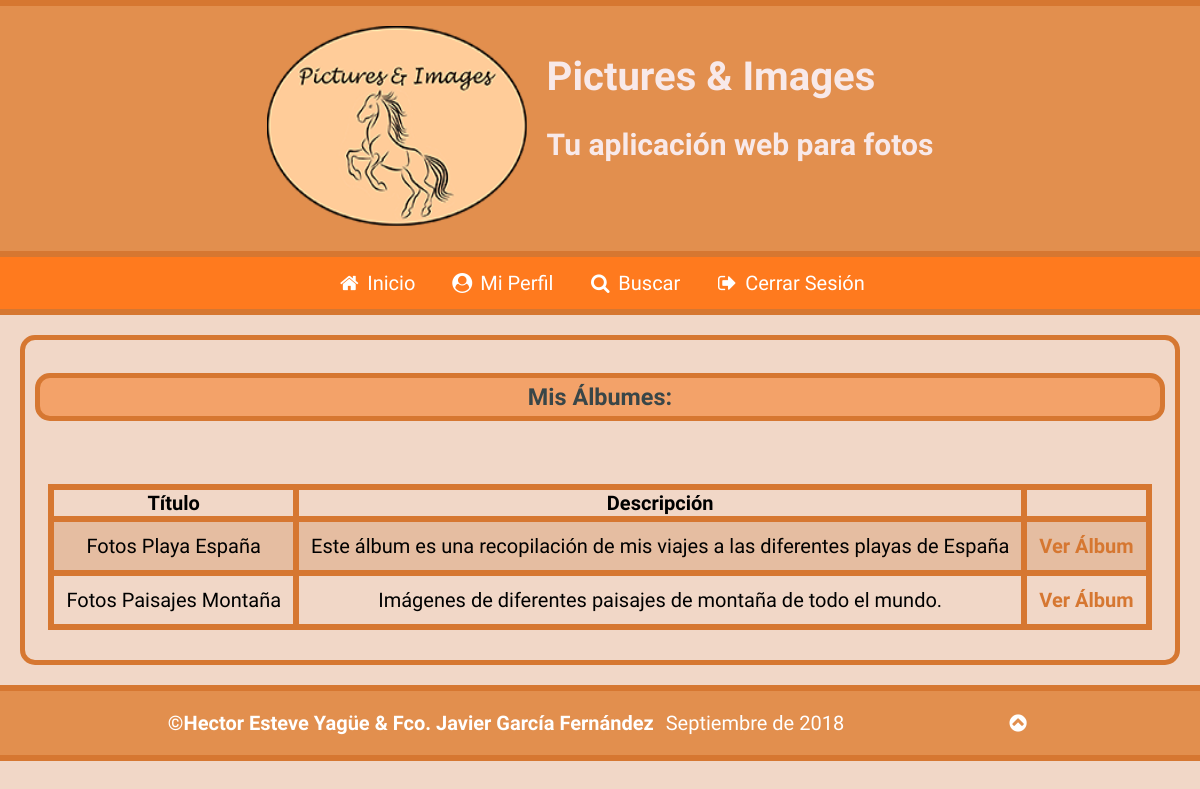
Before: /mis_albumes.php (signed in) with the older database file.
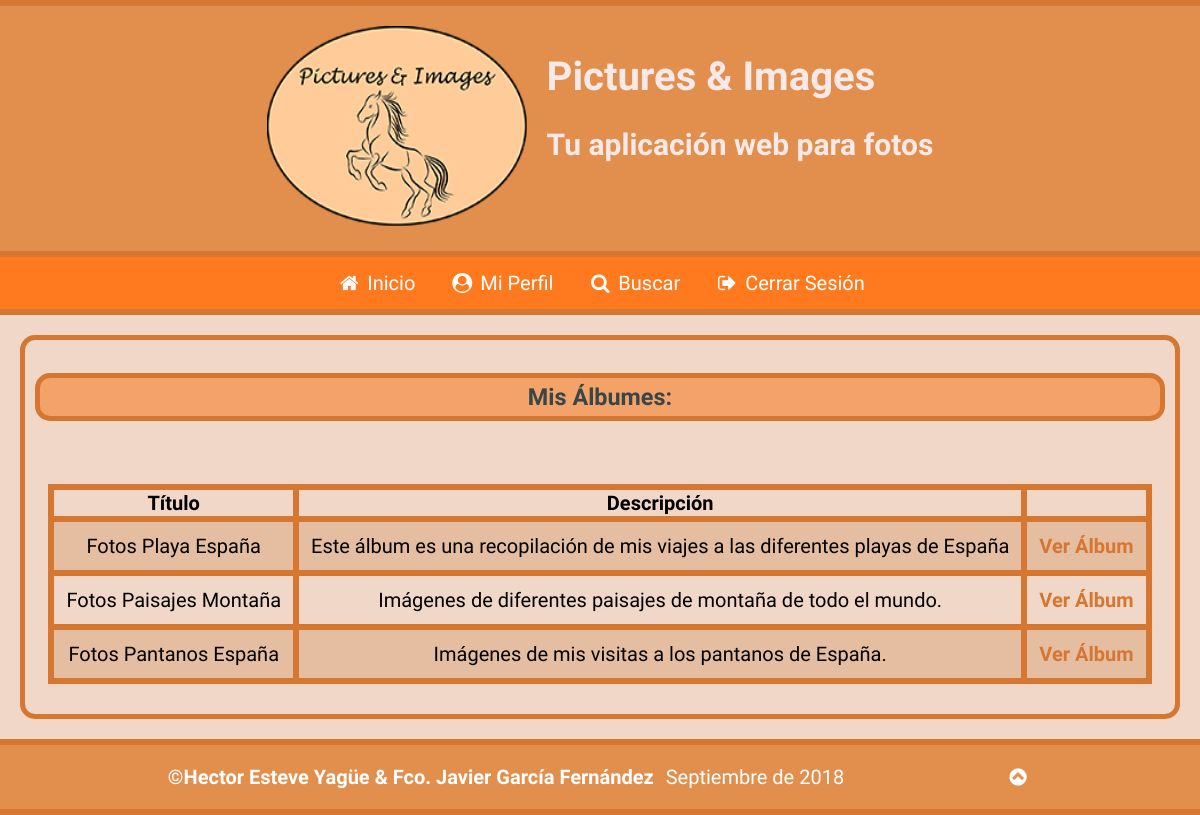
After: the same page with the newer database file.
### tables this page shows
CREATE TABLE `albumes` (
  `IdAlbum` int(11) NOT NULL,
  `Titulo` varchar(200) NOT NULL,
  `Descripcion` text NOT NULL,
  `Usuario` int(11) NOT NULL
);

### mis_albumes.php (the view, shortened to what this page needs)
<?php
require_once("head.php");
require_once("header.php");
if(!isset($_SESSION["usuarioLog"])){
	$GLOBALS["mysqli"]->close();
	require_once("barraNavSesionNoIniciada.php");
	mostrarErrorMisAlbumesSinIniciarSesion();
}
else{
	if($cookieFalsa == true){
		mostrarMensErrorCookie();
	}
	else{
		require_once("barraNavSesionIniciada.php");
				$idUsuSesion= $GLOBALS["mysqli"]->real_escape_string($_SESSION["usuarioLog"]);
				$sentencia = 'SELECT * FROM albumes WHERE Usuario='.$idUsuSesion;
				 if(!($resultado = $GLOBALS["mysqli"]->query($sentencia))) {
				   echo "<p>Error al ejecutar la sentencia <b>$sentencia</b>: " . $GLOBALS["mysqli"]->error;
				   echo '</p>';
				   exit;
				 }
			if(mysqli_num_rows($resultado)){
				echo<<<arribaTablaMisAlbumes
					<section>
					<h3>Mis Álbumes:</h3>
					<div class="contTabla">
						<table class="tabla" title="Puedes hacer scroll lateral en la tabla si no cabe en tu pantalla para poder ver todos los datos que contiene">
							<tr>
								<th>Título</th>
								<th>Descripción</th>
								<th></th>
							</tr>
arribaTablaMisAlbumes;
				while($fila = $resultado->fetch_object()) {
				   	echo "<tr>";
   					echo "<td>$fila->Titulo</td>";
   					echo "<td>$fila->Descripcion</td>";
   					echo "<td><a href='ver_album.php?IdAlbum=".$fila->IdAlbum."'>Ver Álbum</a></td>";
  					echo "</tr>";
				}
				echo<<<debajoTablaMisAlbumes
							</table>
						</div>
					</section>
debajoTablaMisAlbumes;
			}
			else{
				mostrarErrorNoHayAlbumes();
			}
		}
	}
?>
<?php
	require_once("footer.php");
?>

Changed rows visible on the page:
added albumes: Titulo "Fotos Pantanos España", Descripcion "Imágenes de mis visitas a los pantanos de España."
